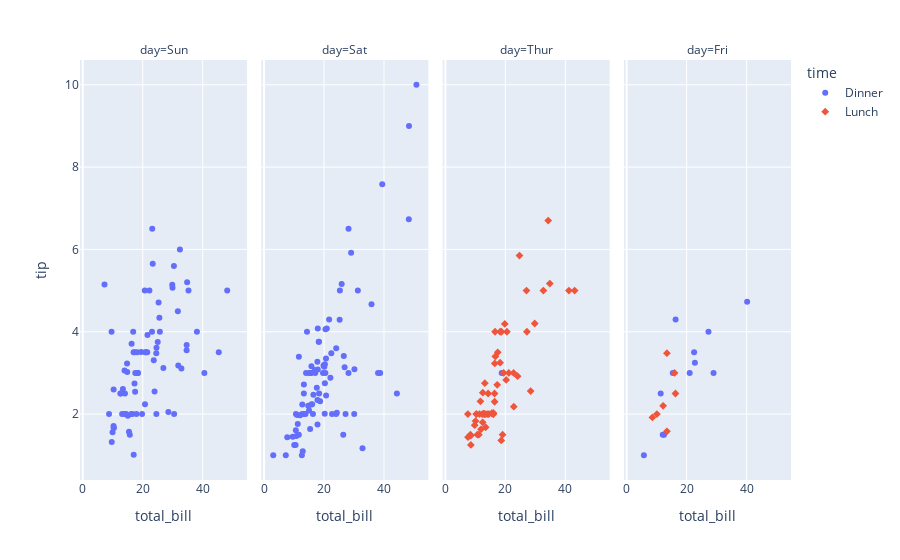

Notebook code for this chart:
### Code cell
fig = px.scatter(
    data_frame=df.reset_index(),
    x="total_bill", 
    y="tip",
    color="time", 
    symbol="time", 
    facet_col="day", 
    custom_data=['index', 'time', 'day'])
fig.update_traces(
    hovertemplate="<br>".join([
        "id: %{customdata[0]}",
        "bill: %{x}",
        "tip: %{y}",
        "time: %{customdata[1]}",
        "day: %{customdata[2]}",
    ])
)
fig.show()

### Figure 1 — Plotly figure (JSON) as saved in the notebook; plotly's stock layout.template omitted (floating-point values rounded to 4 significant figures; data arrays with more than 128 entries replaced by an {"elided": "..."} marker saying what was removed)
{"data": [{"customdata": {"elided": "76x3 mixed values"}, "hovertemplate": "id: %{customdata[0]}<br>bill: %{x}<br>tip: %{y}<br>time: %{customdata[1]}<br>day: %{customdata[2]}", "legendgroup": "Dinner", "marker": {"color": "#636efa", "symbol": "circle"}, "mode": "markers", "name": "Dinner", "orientation": "v", "showlegend": true, "type": "scatter", "x": [16.99, 10.34, 21.01, 23.68, 24.59, 25.29, 8.77, 26.88, 15.04, 14.78, 10.27, 35.26, 15.42, 18.43, 14.83, 21.58, 10.33, 16.29, 16.97, 17.46, 13.94, 9.68, 30.4, 18.29, 22.23, 32.4, 28.55, 18.04, 12.54, 10.29, 34.81, 9.94, 25.56, 19.49, 38.07, 23.95, 25.71, 17.31, 29.93, 14.07, 13.13, 17.26, 24.55, 19.77, 29.85, 48.17, 25, 13.39, 16.49, 21.5, 12.66, 16.21, 13.81, 17.51, 24.52, 20.76, 31.71, 7.25, 31.85, 16.82, 32.9, 17.89, 14.48, 9.6, 34.63, 34.65, 23.33, 45.35, 23.17, 40.55, 20.69, 20.9, 30.46, 18.15, 23.1, 15.69], "xaxis": "x", "y": [1.01, 1.66, 3.5, 3.31, 3.61, 4.71, 2, 3.12, 1.96, 3.23, 1.71, 5, 1.57, 3, 3.02, 3.92, 1.67, 3.71, 3.5, 2.54, 3.06, 1.32, 5.6, 3, 5, 6, 2.05, 3, 2.5, 2.6, 5.2, 1.56, 4.34, 3.51, 4, 2.55, 4, 3.5, 5.07, 2.5, 2, 2.74, 2, 2, 5.14, 5, 3.75, 2.61, 2, 3.5, 2.5, 2, 2, 3, 3.48, 2.24, 4.5, 5.15, 3.18, 4, 3.11, 2, 2, 4, 3.55, 3.68, 5.65, 3.5, 6.5, 3, 5, 3.5, 2, 3.5, 4, 1.5], "yaxis": "y"}, {"customdata": {"elided": "87x3 mixed values"}, "hovertemplate": "id: %{customdata[0]}<br>bill: %{x}<br>tip: %{y}<br>time: %{customdata[1]}<br>day: %{customdata[2]}", "legendgroup": "Dinner", "marker": {"color": "#636efa", "symbol": "circle"}, "mode": "markers", "name": "Dinner", "orientation": "v", "showlegend": false, "type": "scatter", "x": [20.65, 17.92, 20.29, 15.77, 39.42, 19.82, 17.81, 13.37, 12.69, 21.7, 19.65, 9.55, 18.35, 15.06, 20.69, 17.78, 24.06, 16.31, 16.93, 18.69, 31.27, 16.04, 38.01, 26.41, 11.24, 48.27, 20.29, 13.81, 11.02, 18.29, 17.59, 20.08, 16.45, 3.07, 20.23, 15.01, 12.02, 17.07, 26.86, 25.28, 14.73, 10.51, 17.92, 44.3, 22.42, 20.92, 15.36, 20.49, 25.21, 18.24, 14.31, 14, 7.25, 10.59, 10.63, 50.81, 15.81, 26.59, 38.73, 24.27, 12.76, 30.06, 25.89, 48.33, 13.27, 28.17, 12.9, 28.15, 11.59, 7.74, 30.14, 20.45, 13.28, 22.12, 24.01, 15.69, 11.61, 10.77, 15.53, 10.07, 12.6, 32.83, 35.83, 29.03, 27.18, 22.67, 17.82], "xaxis": "x2", "y": [3.35, 4.08, 2.75, 2.23, 7.58, 3.18, 2.34, 2, 2, 4.3, 3, 1.45, 2.5, 3, 2.45, 3.27, 3.6, 2, 3.07, 2.31, 5, 2.24, 3, 1.5, 1.76, 6.73, 3.21, 2, 1.98, 3.76, 2.64, 3.15, 2.47, 1, 2.01, 2.09, 1.97, 3, 3.14, 5, 2.2, 1.25, 3.08, 2.5, 3.48, 4.08, 1.64, 4.06, 4.29, 3.76, 4, 3, 1, 1.61, 2, 10, 3.16, 3.41, 3, 2.03, 2.23, 2, 5.16, 9, 2.5, 6.5, 1.1, 3, 1.5, 1.44, 3.09, 3, 2.72, 2.88, 2, 3, 3.39, 1.47, 3, 1.25, 1, 1.17, 4.67, 5.92, 2, 2, 1.75], "yaxis": "y2"}, {"customdata": [[243, "Dinner", "Thur"]], "hovertemplate": "id: %{customdata[0]}<br>bill: %{x}<br>tip: %{y}<br>time: %{customdata[1]}<br>day: %{customdata[2]}", "legendgroup": "Dinner", "marker": {"color": "#636efa", "symbol": "circle"}, "mode": "markers", "name": "Dinner", "orientation": "v", "showlegend": false, "type": "scatter", "x": [18.78], "xaxis": "x3", "y": [3], "yaxis": "y3"}, {"customdata": [[90, "Dinner", "Fri"], [91, "Dinner", "Fri"], [92, "Dinner", "Fri"], [93, "Dinner", "Fri"], [94, "Dinner", "Fri"], [95, "Dinner", "Fri"], [96, "Dinner", "Fri"], [97, "Dinner", "Fri"], [98, "Dinner", "Fri"], [99, "Dinner", "Fri"], [100, "Dinner", "Fri"], [101, "Dinner", "Fri"]], "hovertemplate": "id: %{customdata[0]}<br>bill: %{x}<br>tip: %{y}<br>time: %{customdata[1]}<br>day: %{customdata[2]}", "legendgroup": "Dinner", "marker": {"color": "#636efa", "symbol": "circle"}, "mode": "markers", "name": "Dinner", "orientation": "v", "showlegend": false, "type": "scatter", "x": [28.97, 22.49, 5.75, 16.32, 22.75, 40.17, 27.28, 12.03, 21.01, 12.46, 11.35, 15.38], "xaxis": "x4", "y": [3, 3.5, 1, 4.3, 3.25, 4.73, 4, 1.5, 3, 1.5, 2.5, 3], "yaxis": "y4"}, {"customdata": {"elided": "61x3 mixed values"}, "hovertemplate": "id: %{customdata[0]}<br>bill: %{x}<br>tip: %{y}<br>time: %{customdata[1]}<br>day: %{customdata[2]}", "legendgroup": "Lunch", "marker": {"color": "#EF553B", "symbol": "diamond"}, "mode": "markers", "name": "Lunch", "orientation": "v", "showlegend": true, "type": "scatter", "x": [27.2, 22.76, 17.29, 19.44, 16.66, 10.07, 32.68, 15.98, 34.83, 13.03, 18.28, 24.71, 21.16, 10.65, 12.43, 24.08, 11.69, 13.42, 14.26, 15.95, 12.48, 29.8, 8.52, 14.52, 11.38, 22.82, 19.08, 20.27, 11.17, 12.26, 18.26, 8.51, 10.33, 14.15, 16, 13.16, 17.47, 34.3, 41.19, 27.05, 16.43, 8.35, 18.64, 11.87, 9.78, 7.51, 19.81, 28.44, 15.48, 16.58, 7.56, 10.34, 43.11, 13, 13.51, 18.71, 12.74, 13, 16.4, 20.53, 16.47], "xaxis": "x3", "y": [4, 3, 2.71, 3, 3.4, 1.83, 5, 2.03, 5.17, 2, 4, 5.85, 3, 1.5, 1.8, 2.92, 2.31, 1.68, 2.5, 2, 2.52, 4.2, 1.48, 2, 2, 2.18, 1.5, 2.83, 1.5, 2, 3.25, 1.25, 2, 2, 2, 2.75, 3.5, 6.7, 5, 5, 2.3, 1.5, 1.36, 1.63, 1.73, 2, 4.19, 2.56, 2.02, 4, 1.44, 2, 5, 2, 2, 4, 2.01, 2, 2.5, 4, 3.23], "yaxis": "y3"}, {"customdata": [[220, "Lunch", "Fri"], [221, "Lunch", "Fri"], [222, "Lunch", "Fri"], [223, "Lunch", "Fri"], [224, "Lunch", "Fri"], [225, "Lunch", "Fri"], [226, "Lunch", "Fri"]], "hovertemplate": "id: %{customdata[0]}<br>bill: %{x}<br>tip: %{y}<br>time: %{customdata[1]}<br>day: %{customdata[2]}", "legendgroup": "Lunch", "marker": {"color": "#EF553B", "symbol": "diamond"}, "mode": "markers", "name": "Lunch", "orientation": "v", "showlegend": false, "type": "scatter", "x": [12.16, 13.42, 8.58, 15.98, 13.42, 16.27, 10.09], "xaxis": "x4", "y": [2.2, 3.48, 1.92, 3, 1.58, 2.5, 2], "yaxis": "y4"}], "layout": {"annotations": [{"font": {}, "showarrow": false, "text": "day=Sun", "x": 0.1175, "xanchor": "center", "xref": "paper", "y": 1, "yanchor": "bottom", "yref": "paper"}, {"font": {}, "showarrow": false, "text": "day=Sat", "x": 0.3725, "xanchor": "center", "xref": "paper", "y": 1, "yanchor": "bottom", "yref": "paper"}, {"font": {}, "showarrow": false, "text": "day=Thur", "x": 0.6275, "xanchor": "center", "xref": "paper", "y": 1, "yanchor": "bottom", "yref": "paper"}, {"font": {}, "showarrow": false, "text": "day=Fri", "x": 0.8825, "xanchor": "center", "xref": "paper", "y": 1, "yanchor": "bottom", "yref": "paper"}], "legend": {"title": {"text": "time"}, "tracegroupgap": 0}, "margin": {"t": 60}, "xaxis": {"anchor": "y", "domain": [0, 0.235], "title": {"text": "total_bill"}}, "xaxis2": {"anchor": "y2", "domain": [0.255, 0.49], "matches": "x", "title": {"text": "total_bill"}}, "xaxis3": {"anchor": "y3", "domain": [0.51, 0.745], "matches": "x", "title": {"text": "total_bill"}}, "xaxis4": {"anchor": "y4", "domain": [0.765, 1.0], "matches": "x", "title": {"text": "total_bill"}}, "yaxis": {"anchor": "x", "domain": [0, 1], "title": {"text": "tip"}}, "yaxis2": {"anchor": "x2", "domain": [0, 1], "matches": "y", "showticklabels": false}, "yaxis3": {"anchor": "x3", "domain": [0, 1], "matches": "y", "showticklabels": false}, "yaxis4": {"anchor": "x4", "domain": [0, 1], "matches": "y", "showticklabels": false}}}
